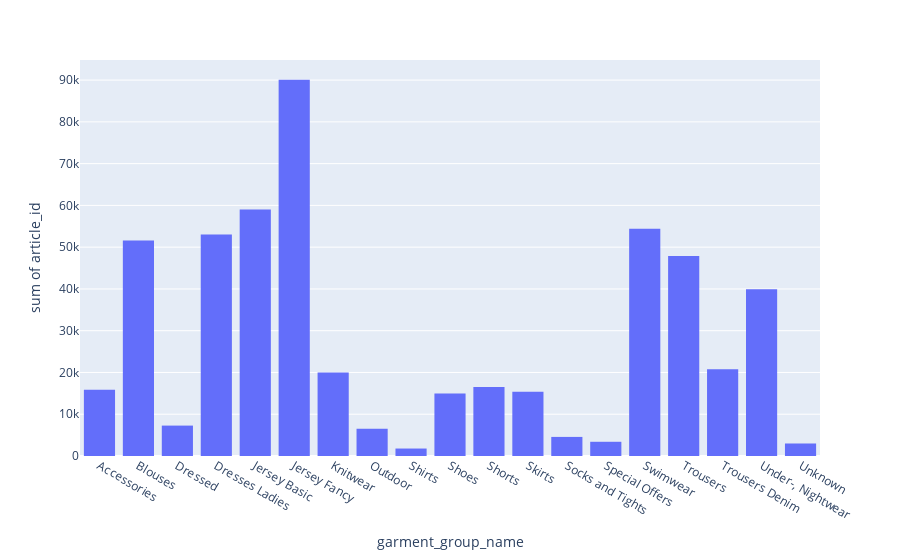

Here is the notebook cell this chart was saved with:
### Code cell
plot_feature(detailed_transactions, "garment_group_name")

### Figure 1 — Plotly figure (JSON) as saved in the notebook; plotly's stock layout.template omitted (floating-point values rounded to 4 significant figures)
{"data": [{"bingroup": "x", "histfunc": "sum", "hovertemplate": "garment_group_name=%{x}<br>sum of article_id=%{y}<extra></extra>", "legendgroup": "", "marker": {"color": "#636efa", "pattern": {"shape": ""}}, "name": "", "orientation": "v", "showlegend": false, "type": "histogram", "x": ["Accessories", "Blouses", "Dressed", "Dresses Ladies", "Jersey Basic", "Jersey Fancy", "Knitwear", "Outdoor", "Shirts", "Shoes", "Shorts", "Skirts", "Socks and Tights", "Special Offers", "Swimwear", "Trousers", "Trousers Denim", "Under-, Nightwear", "Unknown"], "xaxis": "x", "y": [15861, 51623, 7282, 53005, 59033, 90073, 20013, 6525, 1789, 14938, 16513, 15399, 4571, 3405, 54411, 47909, 20749, 39932, 2999], "yaxis": "y"}], "layout": {"barmode": "relative", "legend": {"tracegroupgap": 0}, "margin": {"t": 60}, "xaxis": {"anchor": "y", "domain": [0, 1], "title": {"text": "garment_group_name"}}, "yaxis": {"anchor": "x", "domain": [0, 1], "title": {"text": "sum of article_id"}}}}
